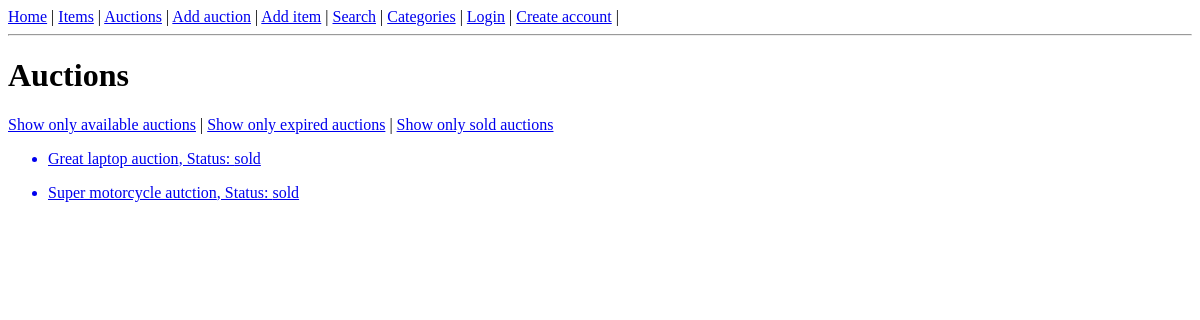
The page /auctions/ on the database as committed earlier.
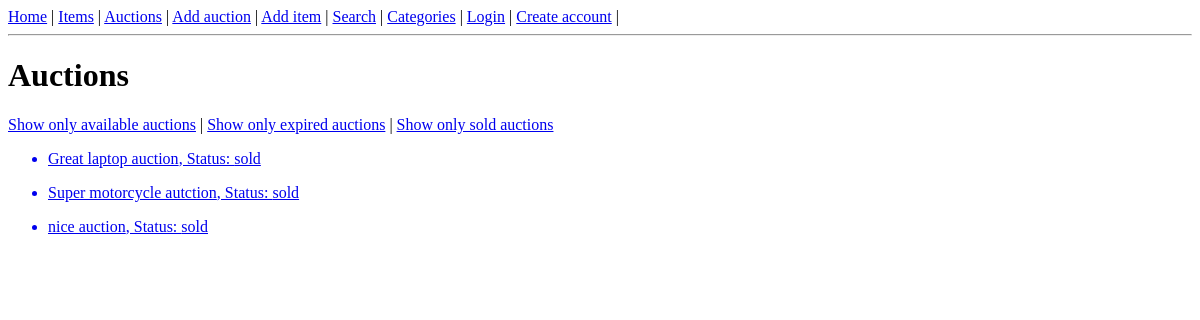
The same page on the database as committed later.
### auctions/models.py (models this page shows, shortened)
class Auction(models.Model):
    CHOICES = (
        ('available', 'available'),
        ('expired', 'expired'),
        ('sold', 'sold'),
    )
    name = models.CharField(max_length=255)
    item = models.ForeignKey(Item, on_delete=models.CASCADE)
    min_price = models.DecimalField(max_digits=10, decimal_places=2)
    buy_now_price = models.DecimalField(max_digits=10, decimal_places=2, null=True, blank=True)
    end_date = models.DateTimeField()
    seller = models.ForeignKey(User, on_delete=models.CASCADE, related_name='seller')
    buyer = models.ForeignKey(User, on_delete=models.CASCADE, blank=True, related_name='buyer', null=True)
    status = models.CharField(choices=CHOICES, default='available', max_length=64)

### auctions/views.py (the view)
# urls.py: path('auctions/', auctions.AuctionsList.as_view()),
class AuctionsList(ListView):
    model = Auction
    context_object_name = 'auction_list'
    def get_context_data(self, **kwargs):
        context = super().get_context_data(**kwargs)    # Get default context data
        for auction in context['auction_list']:
            if auction.end_date < timezone.now() and auction.bid_set.count() > 0:
                auction.status = 'sold'
                auction.save()
            elif auction.end_date < timezone.now():   # Check if end date is past
                auction.status = 'expired'
                auction.save()
        return context
    def get_template_names(self, **kwargs):
        status = self.request.GET.get('status')     # Get status parameter from the request
        if status == 'expired':
            return 'auctions/expired_auction_list.html'
        elif status == 'available':
            return 'auctions/available_auction_list.html'
        elif status == 'sold':
            return 'auctions/sold_auction_list.html'
        else:
            return 'auctions/auction_list.html'

### auctions/templates/auctions/auction_list.html (shortened to what this page needs)
{% extends 'auctions/base_template.html' %}
{% block content %}
<h1>Auctions</h1>
<a href="/auctions/?status=available">Show only available auctions</a> |
<a href="/auctions/?status=expired">Show only expired auctions</a> |
<a href="/auctions/?status=sold">Show only sold auctions</a>
{% for auction in auction_list %}
<ul>
<a href="/auction/{{ auction.id }}"><li>{{ auction.name }}, Status: {{ auction.status }}</li></a>
</ul>
{% endfor %}
{% endblock %}

Rows that differ between the two databases and show on the page:
added Auction: name "nice auction", status "sold"
